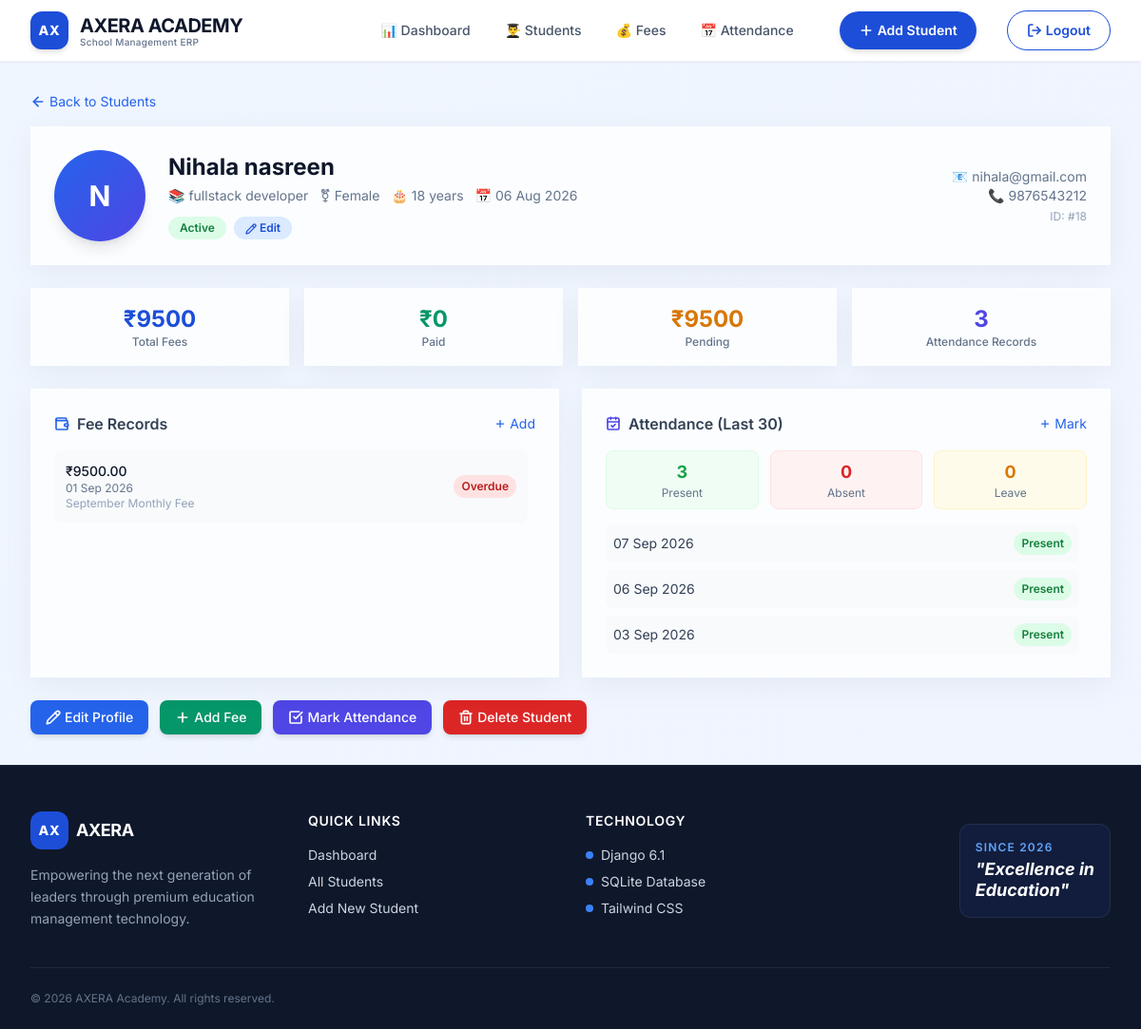
Screenshot of /profile/18/ (signed in) with the database file from the repository.
### students/models.py (models this page shows, shortened)
class Student(models.Model):
    GENDER_CHOICES = [
        ('Male', 'Male'),
        ('Female', 'Female'),
        ('Other', 'Other'),
    ]
    name = models.CharField(max_length=100)
    age = models.IntegerField()
    gender = models.CharField(max_length=10, choices=GENDER_CHOICES)
    class_name = models.CharField(max_length=50)
    phone = models.CharField(max_length=15)
    email = models.EmailField()
    address = models.TextField()
    admission_date = models.DateField(default=timezone.now)
    is_active = models.BooleanField(default=True)
    class Meta:
        ordering = ['-id']

class Fee(models.Model):
    STATUS_CHOICES = [
        ('Paid', 'Paid'),
        ('Pending', 'Pending'),
        ('Overdue', 'Overdue'),
    ]
    student = models.ForeignKey(Student, on_delete=models.CASCADE, related_name='fees')
    amount = models.DecimalField(max_digits=10, decimal_places=2)
    fee_date = models.DateField(default=timezone.now)
    due_date = models.DateField()
    status = models.CharField(max_length=10, choices=STATUS_CHOICES, default='Pending')
    description = models.CharField(max_length=200, blank=True)
    class Meta:
        ordering = ['-fee_date']

class Attendance(models.Model):
    STATUS_CHOICES = [
        ('Present', 'Present'),
        ('Absent', 'Absent'),
        ('Leave', 'Leave'),
    ]
    student = models.ForeignKey(Student, on_delete=models.CASCADE, related_name='attendances')
    date = models.DateField(default=timezone.now)
    status = models.CharField(max_length=10, choices=STATUS_CHOICES)
    remarks = models.CharField(max_length=200, blank=True)
    class Meta:
        unique_together = ['student', 'date']
        ordering = ['-date']

### students/views.py (the view)
@login_required
def student_profile(request, student_id):
    student = get_object_or_404(
        Student,
        id=student_id
    )
    fees = student.fees.all()
    present_count = (
        student.attendances
        .filter(status='Present')
        .count()
    )
    absent_count = (
        student.attendances
        .filter(status='Absent')
        .count()
    )
    leave_count = (
        student.attendances
        .filter(status='Leave')
        .count()
    )
    attendances = student.attendances.all()[:30]
    total_fees = (
        fees.aggregate(Sum('amount'))['amount__sum']
        or 0
    )
    paid_fees = (
        fees
        .filter(status='Paid')
        .aggregate(Sum('amount'))['amount__sum']
        or 0
    )
    pending_fees = total_fees - paid_fees
    context = {
        'student': student,
        'fees': fees,
        'attendances': attendances,
        'total_fees': total_fees,
        'paid_fees': paid_fees,
        'pending_fees': pending_fees,
        'present_count': present_count,
        'absent_count': absent_count,
        'leave_count': leave_count,
    }
    return render(
        request,
        'student_profile.html',
        context
    )

### students/templates/student_profile.html (shortened to what this page needs)
{% extends 'base.html' %}
{% load static %}
{% block content %}
<div class="animate-fade-up">
    <a href="{% url 'student_list' %}" class="inline-flex items-center text-sm text-blue-600 hover:text-blue-800 mb-4 transition-colors">
        <i data-lucide="arrow-left" class="w-4 h-4 mr-1"></i> Back to Students
    </a>
    <div class="premium-card p-6 mb-6">
        <div class="flex flex-col md:flex-row items-start md:items-center gap-6">
            <div class="w-24 h-24 rounded-full bg-gradient-to-br from-blue-600 to-indigo-600 flex items-center justify-center text-white text-3xl font-bold shadow-lg">
                {{ student.name|first|upper }}
            </div>
            <div class="flex-1">
                <h2 class="text-2xl font-bold text-slate-900">{{ student.name }}</h2>
                <div class="flex flex-wrap gap-3 mt-1">
                    <span class="text-sm text-slate-500">📚 {{ student.class_name }}</span>
                    <span class="text-sm text-slate-500">⚧ {{ student.gender }}</span>
                    <span class="text-sm text-slate-500">🎂 {{ student.age }} years</span>
                    <span class="text-sm text-slate-500">📅 {{ student.admission_date|date:"d M Y" }}</span>
                </div>
                <div class="flex flex-wrap gap-2 mt-3">
                    <span class="px-3 py-1 rounded-full text-xs font-semibold {% if student.is_active %}bg-green-100 text-green-700{% else %}bg-red-100 text-red-700{% endif %}">
                        {{ student.is_active|yesno:"Active,Inactive" }}
                    </span>
                    <a href="{% url 'update_student' student.id %}" class="px-3 py-1 rounded-full text-xs font-semibold bg-blue-100 text-blue-700 hover:bg-blue-200 transition">
                        <i data-lucide="pencil" class="w-3 h-3 inline"></i> Edit
                    </a>
                </div>
            </div>
            <div class="text-sm text-slate-500 text-right">
                <p>📧 {{ student.email }}</p>
                <p>📞 {{ student.phone }}</p>
                <p class="text-xs text-slate-400 mt-1">ID: #{{ student.id }}</p>
            </div>
        </div>
    </div>
    <div class="grid grid-cols-2 md:grid-cols-4 gap-4 mb-6">
        <div class="premium-card p-4 text-center hover:border-blue-200 transition">
            <div class="text-2xl font-bold text-blue-700">₹{{ total_fees|floatformat:0 }}</div>
            <div class="text-xs text-slate-500 font-medium">Total Fees</div>
        </div>
        <div class="premium-card p-4 text-center hover:border-emerald-200 transition">
            <div class="text-2xl font-bold text-emerald-600">₹{{ paid_fees|floatformat:0 }}</div>
            <div class="text-xs text-slate-500 font-medium">Paid</div>
        </div>
        <div class="premium-card p-4 text-center hover:border-amber-200 transition">
            <div class="text-2xl font-bold text-amber-600">₹{{ pending_fees|floatformat:0 }}</div>
            <div class="text-xs text-slate-500 font-medium">Pending</div>
        </div>
        <div class="premium-card p-4 text-center hover:border-indigo-200 transition">
            <div class="text-2xl font-bold text-indigo-600">{{ attendances|length }}</div>
            <div class="text-xs text-slate-500 font-medium">Attendance Records</div>
        </div>
    </div>
    <div class="grid grid-cols-1 lg:grid-cols-2 gap-6">
        <div class="premium-card p-6">
            <div class="flex justify-between items-center mb-4">
                <h3 class="font-semibold text-slate-700 flex items-center gap-2">
                    <i data-lucide="wallet" class="w-4 h-4 text-blue-600"></i> Fee Records
                </h3>
                <a href="{% url 'add_fee' %}" class="text-sm text-blue-600 hover:text-blue-800 transition flex items-center gap-1">
                    <i data-lucide="plus" class="w-3 h-3"></i> Add
                </a>
            </div>
            <div class="space-y-3 max-h-80 overflow-y-auto pr-2">
                {% for fee in fees|slice:":10" %}
                <div class="flex justify-between items-center p-3 bg-slate-50 rounded-lg hover:bg-slate-100 transition">
                    <div>
                        <p class="text-sm font-medium text-slate-900">₹{{ fee.amount }}</p>
                        <p class="text-xs text-slate-500">{{ fee.fee_date|date:"d M Y" }}</p>
                        {% if fee.description %}
                        <p class="text-xs text-slate-400">{{ fee.description }}</p>
                        {% endif %}
                    </div>
                    <span class="px-2 py-1 rounded-full text-xs font-semibold {% if fee.status == 'Paid' %}bg-green-100 text-green-700{% elif fee.status == 'Pending' %}bg-amber-100 text-amber-700{% else %}bg-red-100 text-red-700{% endif %}">
                        {{ fee.status }}
                    </span>
                </div>
                {% empty %}
                <div class="text-center py-6">
                    <i data-lucide="credit-card" class="w-10 h-10 text-slate-300 mx-auto mb-2"></i>
                    <p class="text-sm text-slate-500">No fee records</p>
                    <a href="{% url 'add_fee' %}" class="text-xs text-blue-600 hover:underline">Add first fee record</a>
                </div>
                {% endfor %}
            </div>
        </div>
        <div class="premium-card p-6">
            <div class="flex justify-between items-center mb-4">
                <h3 class="font-semibold text-slate-700 flex items-center gap-2">
                    <i data-lucide="calendar-check" class="w-4 h-4 text-indigo-600"></i> Attendance (Last 30)
                </h3>
                <a href="{% url 'mark_attendance' %}" class="text-sm text-blue-600 hover:text-blue-800 transition flex items-center gap-1">
                    <i data-lucide="plus" class="w-3 h-3"></i> Mark
                </a>
            </div>
            <div class="flex gap-3 mb-4 text-center">
                <div class="flex-1 p-2 bg-green-50 rounded-lg border border-green-100">
                    <div class="text-lg font-bold text-green-600">{{ present_count }}</div>
                    <div class="text-xs text-slate-500">Present</div>
                </div>
                <div class="flex-1 p-2 bg-red-50 rounded-lg border border-red-100">
                    <div class="text-lg font-bold text-red-600">{{ absent_count }}</div>
                    <div class="text-xs text-slate-500">Absent</div>
                </div>
                <div class="flex-1 p-2 bg-amber-50 rounded-lg border border-amber-100">
                    <div class="text-lg font-bold text-amber-600">{{ leave_count }}</div>
                    <div class="text-xs text-slate-500">Leave</div>
                </div>
            </div>
            <div class="space-y-2 max-h-40 overflow-y-auto pr-2">
                {% for att in attendances|slice:":10" %}
                <div class="flex justify-between items-center p-2 bg-slate-50 rounded-lg hover:bg-slate-100 transition">
                    <span class="text-sm text-slate-700">{{ att.date|date:"d M Y" }}</span>
                    <span class="px-2 py-1 rounded-full text-xs font-semibold {% if att.status == 'Present' %}bg-green-100 text-green-700{% elif att.status == 'Absent' %}bg-red-100 text-red-700{% else %}bg-amber-100 text-amber-700{% endif %}">
                        {{ att.status }}
                    </span>
                </div>
                {% empty %}
                <div class="text-center py-6">
                    <i data-lucide="clipboard" class="w-10 h-10 text-slate-300 mx-auto mb-2"></i>
                    <p class="text-sm text-slate-500">No attendance records</p>
                    <a href="{% url 'mark_attendance' %}" class="text-xs text-blue-600 hover:underline">Mark attendance</a>
                </div>
                {% endfor %}
            </div>
        </div>
    </div>
    <div class="mt-6 flex flex-wrap gap-3">
        <a href="{% url 'update_student' student.id %}" class="inline-flex items-center px-4 py-2 bg-blue-600 text-white rounded-lg text-sm font-medium hover:bg-blue-700 transition shadow-md">
            <i data-lucide="pencil" class="w-4 h-4 mr-1"></i> Edit Profile
        </a>
        <a href="{% url 'add_fee' %}" class="inline-flex items-center px-4 py-2 bg-emerald-600 text-white rounded-lg text-sm font-medium hover:bg-emerald-700 transition shadow-md">
            <i data-lucide="plus" class="w-4 h-4 mr-1"></i> Add Fee
        </a>
        <a href="{% url 'mark_attendance' %}" class="inline-flex items-center px-4 py-2 bg-indigo-600 text-white rounded-lg text-sm font-medium hover:bg-indigo-700 transition shadow-md">
            <i data-lucide="check-square" class="w-4 h-4 mr-1"></i> Mark Attendance
        </a>
        <form method="POST" action="{% url 'delete_student' student.id %}" style="display:inline;" onsubmit="return confirm('Delete this student permanently?')">
            <button type="submit" class="inline-flex items-center px-4 py-2 bg-red-600 text-white rounded-lg text-sm font-medium hover:bg-red-700 transition shadow-md">
                <i data-lucide="trash-2" class="w-4 h-4 mr-1"></i> Delete Student
            </button>
        </form>
    </div>
</div>
{% endblock %}

### students/static/css/style.css (style rules this page uses)
body { background: linear-gradient(135deg, #eff6ff 0%, #f0f4ff 30%, #fff7ed 70%, #fef3c7 100%); background-size: 400% 400%; animation: gradientMove 20s ease-in-out infinite alternate; font-family: 'Inter', -apple-system, BlinkMacSystemFont, "Segoe UI", Roboto, Helvetica, Arial, sans-serif; min-height: 100vh; position: relative; }
.premium-card { background: rgba(255, 255, 255, 0.8); backdrop-filter: blur(4px); -webkit-backdrop-filter: blur(4px); border: 1px solid rgba(255, 255, 255, 0.6); box-shadow: 0 8px 32px rgba(0, 0, 0, 0.04); transition: all 0.3s cubic-bezier(0.4, 0, 0.2, 1); }
button, a, input, select, textarea { transition: all 0.2s ease-in-out; }
.lucide { stroke-width: 2.5; }
.premium-card { background: rgba(255, 255, 255, 0.75) !important; backdrop-filter: blur(12px) !important; -webkit-backdrop-filter: blur(12px) !important; border: 1px solid rgba(255, 255, 255, 0.5) !important; box-shadow: 0 8px 32px rgba(0, 0, 0, 0.05) !important; transition: all 0.3s cubic-bezier(0.4, 0, 0.2, 1) !important; }
.animate-fade-up { animation: fadeInUp 0.6s ease-out forwards; }

### templates/base.html (style rules this page uses)
.animate-fade-up { animation: fadeInUp 0.6s ease-out forwards; }
body { font-family: 'Inter', sans-serif; }

### rows the page displays
Student: name|first "N", name "Nihala nasreen", class_name "fullstack developer", gender "Female", age "18", admission_date "06 Aug 2026", is_active "Active", email "nihala@gmail.com", phone "9876543212", id "18"
Fee: amount "9500.00", fee_date "01 Sep 2026", description "September Monthly Fee", status "Overdue"
Attendance: date "07 Sep 2026", status "Present"
Attendance: date "06 Sep 2026", status "Present"
Attendance: date "03 Sep 2026", status "Present"

### other values shown
{{ total_fees|floatformat:0 }} "9500"
{{ paid_fees|floatformat:0 }} "0"
{{ pending_fees|floatformat:0 }} "9500"
{{ attendances|length }} "3"
{{ present_count }} "3"
{{ absent_count }} "0"
{{ leave_count }} "0"
